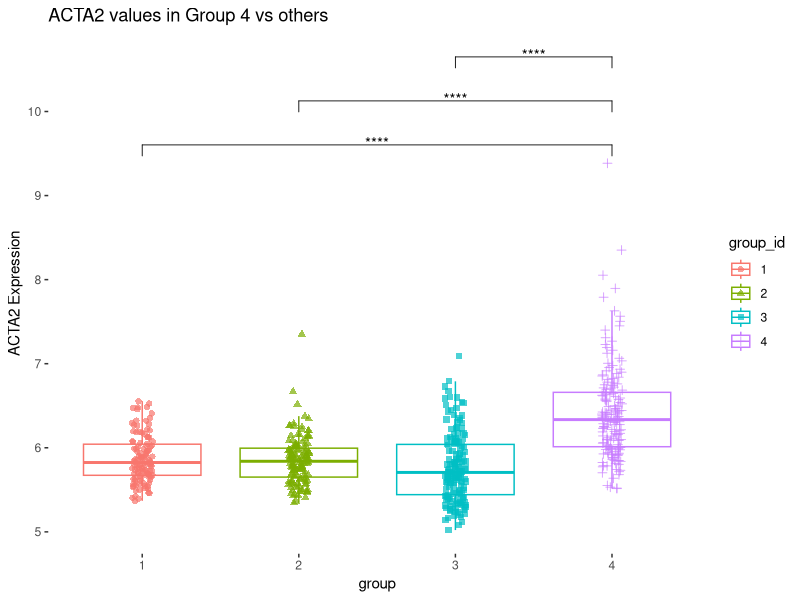

This figure's R source:
library(ggplot2)
library(ggpubr)

#-------------------------------------------------------------------------------
# Supplementary 1. ACTA2 expression was elevated in the molecular subtype with 
# the worse prognosis (Group 4). The bar in the middle of the box represents the median. 
# Student's t-test was used to compare groups. Abbreviation: ****, p <0.0001.
#-------------------------------------------------------------------------------

# ACTA2
df_input <- read.table("../data/Yonsei_567_Clinical_ACTA2_Group.txt", header = TRUE, sep = "\t");
df_input$group_id = factor(df_input$group_id, levels=c(1,2,3,4))
df_input_sub = df_input[,c(1, 14, 15)]

my_comparisons <- list(c("4", "1"), c("4", "2"), c("4", "3"))

p <- ggplot(df_input_sub, aes(x=group_id, y=ACTA2, color=group_id)) + 
  geom_boxplot(outlier.shape = NA) +
  geom_point(position=position_jitterdodge(dodge.width=0.85), size=1.8, alpha=0.7, 
             aes(shape=group_id, group=group_id)) +
  theme(legend.position="right",  panel.background = element_rect(fill='transparent')) +
  labs(title="ACTA2 values in Group 4 vs others", 
       x="group", y = "ACTA2 Expression") +
  stat_compare_means(method='wilcox.test', vjust=0.8, label = "p.signif", comparisons=my_comparisons) 

dir.create("../results/", showWarnings = FALSE)

pdf_fn = file.path("../results/Supp_Figure1.pdf")
message(pdf_fn)
pdf.options(reset = TRUE, onefile = FALSE)
pdf(file=pdf_fn,width=5,height=5)
p
dev.off()
message("Done.")
